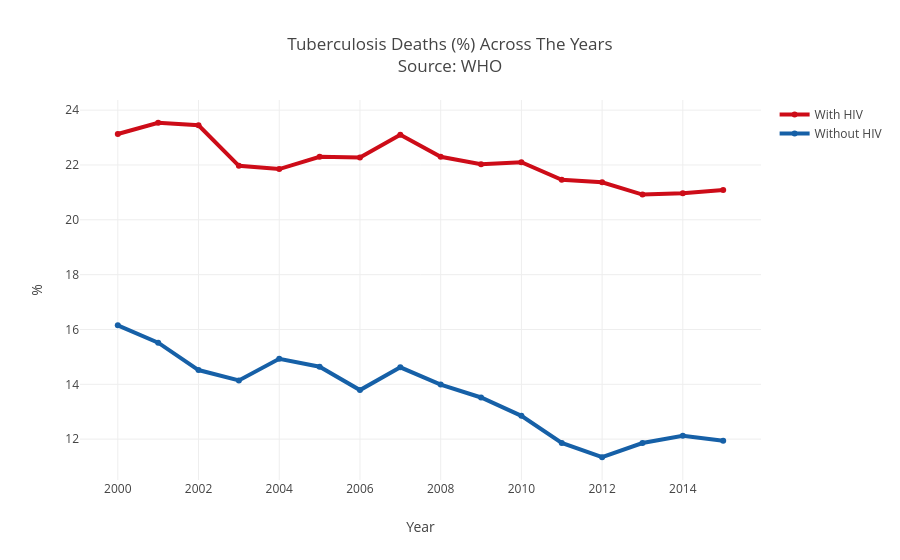

Notebook cell for this chart:
### Code cell
# Create and style traces
trace0 = go.Scatter(
    x = df_avg_deaths_by_year['year'],
    y = df_avg_deaths_by_year['%_death_tb+hiv'],
    name = 'With HIV',
    line = dict(
        color = ('rgb(205, 12, 24)'),
        width = 4)
)
trace1 = go.Scatter(
    x = df_avg_deaths_by_year['year'],
    y = df_avg_deaths_by_year['%_death_tb_only'],
    name = 'Without HIV',
    line = dict(
        color = ('rgb(22, 96, 167)'),
        width = 4,)
)
data = [trace0, trace1]

# Edit the layout
layout = dict(title = 'Tuberculosis Deaths (%) Across The Years<br>Source: WHO',
              xaxis = dict(title = 'Year'),
              yaxis = dict(title = '%'),
              )

fig = dict(data=data, layout=layout)
py.iplot(fig, filename='styled-line')

### Figure 1 — Plotly figure (JSON) as saved in the notebook; plotly's stock layout.template omitted (floating-point values rounded to 4 significant figures)
{"data": [{"line": {"color": "rgb(205, 12, 24)", "width": 4}, "name": "With HIV", "type": "scatter", "x": [2000, 2001, 2002, 2003, 2004, 2005, 2006, 2007, 2008, 2009, 2010, 2011, 2012, 2013, 2014, 2015], "y": [23.13, 23.54, 23.45, 21.97, 21.85, 22.3, 22.27, 23.1, 22.3, 22.03, 22.1, 21.46, 21.37, 20.92, 20.97, 21.09]}, {"line": {"color": "rgb(22, 96, 167)", "width": 4}, "name": "Without HIV", "type": "scatter", "x": [2000, 2001, 2002, 2003, 2004, 2005, 2006, 2007, 2008, 2009, 2010, 2011, 2012, 2013, 2014, 2015], "y": [16.15, 15.52, 14.52, 14.14, 14.93, 14.64, 13.79, 14.62, 13.99, 13.52, 12.85, 11.86, 11.34, 11.86, 12.12, 11.94]}], "layout": {"title": "Tuberculosis Deaths (%) Across The Years<br>Source: WHO", "xaxis": {"title": "Year"}, "yaxis": {"title": "%"}}}
